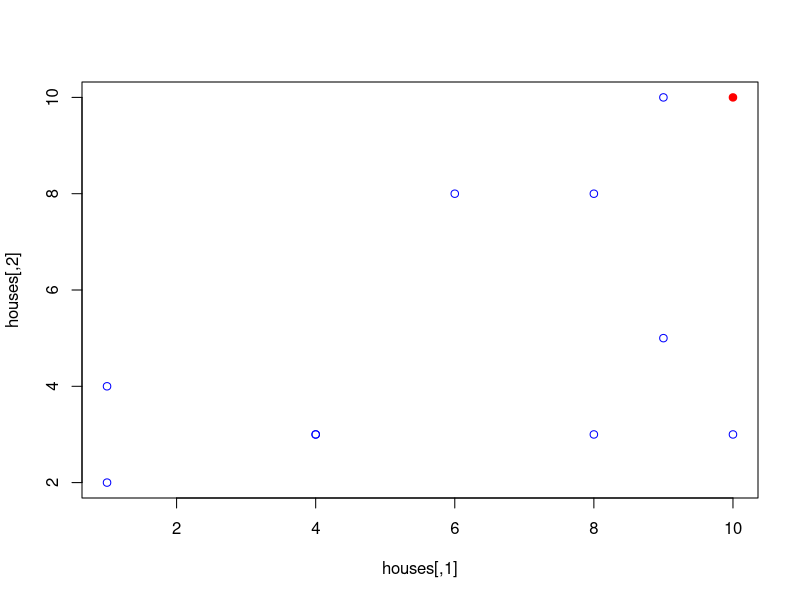

R code for this plot:
n = 10

houses <- matrix(, nrow=n, ncol=2)
for (i in 1:n) {
	#houses <- c(houses, c(sample(1:n, 1), sample(1:n, 1)))
	houses[i,1] <- sample(1:n, 1)
	houses[i,2] <- sample(1:n, 1)
}
png(filename="records.png")
plot(houses, col="blue")

station <- matrix(c(sample(1:n, 1), sample(1:n, 1)), ncol=2)
points(station, col="red", pch=19)

distance.to.station <- function(house, station) {
	s = house - station
	sqrt(s[1]^2 + s[2]^2)
}
d = vector()
for (i in 1:n) {
	d <- c(d, distance.to.station(houses[i,], station))
}
d

# TODO find index of minimum displacement
